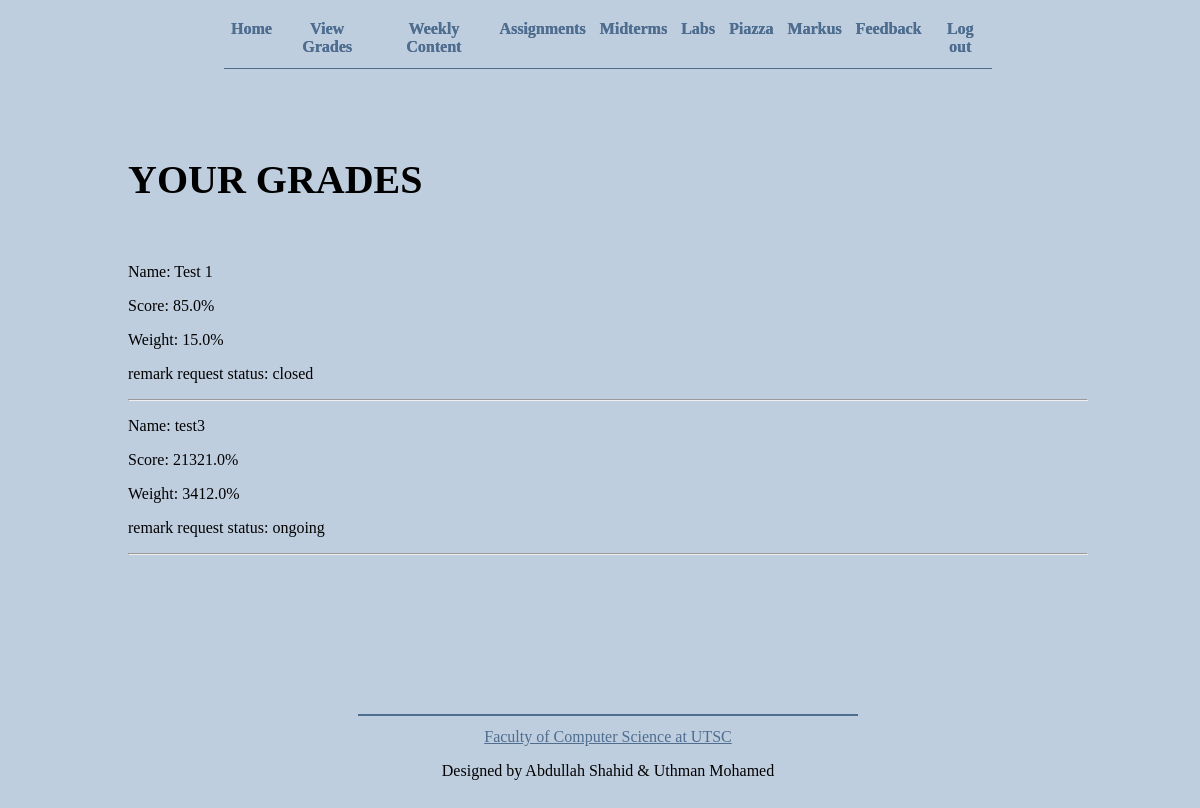
/view/grades (signed in), run on an earlier commit of the app's database.
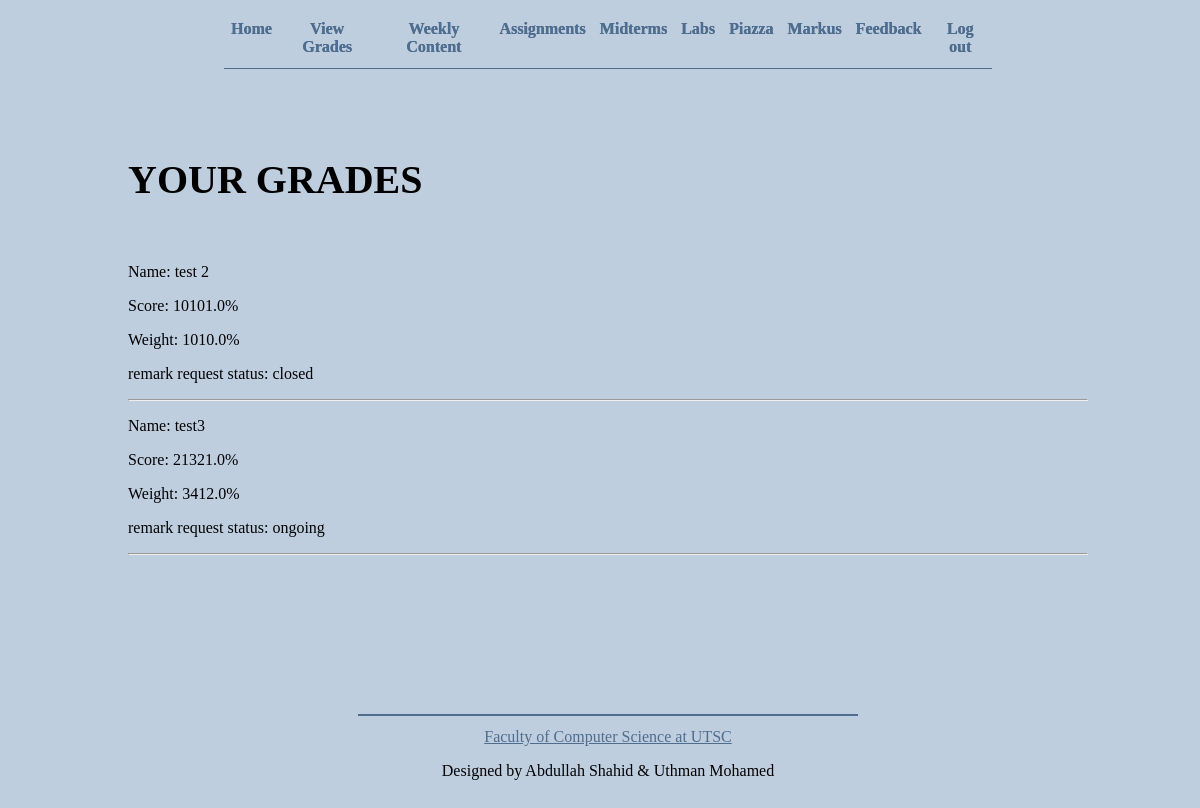
And on a later commit of the database.
### app.py (models this page shows, shortened)
class Grade(db.Model):
    __tablename__ = 'Grade'
    id = db.Column(db.Integer, primary_key = True)
    user_id = db.Column(db.Integer, db.ForeignKey('User.id'), nullable = False)
    ass_name = db.Column(db.String(30), nullable = False)
    score = db.Column(db.Float, nullable = False)
    weight = db.Column(db.Float, nullable = False)

### app.py (the view)
@app.route('/view/grades')
def view_grades():
    if 'username' not in session:
        return redirect(url_for('login'))
    if not session['is_student']:
        return redirect(url_for('root'))
    page_name = 'view_grades'
    grades = get_grades(session['username'])
    requests = []
    for grade in grades:
        remark_request = RemarkRequest.query.filter_by(grade_id = grade.id).first()
        if remark_request is None:
            requests.append("none")
        else:
            if remark_request.closed == 0:
                requests.append("ongoing")
            else:
                requests.append("closed")
    return render_template('view_grades.html', page_name = page_name, grades = grades, requests=requests)

### app.py (called while the page is built)
def get_grades(username):
    user = User.query.filter_by(username = username).first()
    return Grade.query.filter_by(user_id=user.id).all()

### templates/view_grades.html (shortened to what this page needs)
{% extends "template.html" %}
{% block content %}
{% if session.username %}
    <h1>Your grades</h1>
    {% if grades %}
    {% for grade in grades %}
        <div class="row">
            <p>Name: {{grade.ass_name}} </p>
            <p>Score: {{grade.score}}%</p>
            <p>Weight: {{grade.weight}}%</p>
            {% if requests[loop.index0] == 'none' %}
            <p>Submit a remark request:</p>
            <form action="/remark_request/{{grade.id}}" method="post">
                <p>Explain what should be remarked:</p>
                <textarea name="remarkContent" required></textarea>
                <button type="submit">Submit</button>
            </form>
            {% else %}
            <p>remark request status: {{requests[loop.index0]}}</p>
            {%endif%}
        </div>
        <hr>
    {% endfor %}
    {% else %}
    <p>You do not have any grades yet.</p>
    {% endif %}
{%endif%}
{% endblock %}

### templates/template.html (shortened to what this page needs)
<!DOCTYPE html>
<html lang="en">
<head>
    <link rel="stylesheet" href="{{ url_for('static', filename='css/template.css') }}">
    <link rel="stylesheet" href="{{ url_for('static', filename='css/' + page_name + '.css') }}">
</head>
<body>
    <header>
        <nav>
            {% if session.username %}
                <a href="/">Home</a>
                {% if session.is_student %}
                    <a href="/view/grades">View Grades</a>
                {% else %}
                    <a href='/view/students'>Students</a>
                    <a href='/view/remark_requests'>Remark requests</a>
                {% endif %}
                <a href="/weeklyContent">Weekly Content</a>
                <a href="/assignments">Assignments</a>
                <a href="/midterms">Midterms</a>
                <a href="/labs">Labs</a>
                <a href="https://piazza.com/class/kxj5alixpjg4ft" target="_blank">Piazza</a>
                <a href="https://markus.utsc.utoronto.ca/cscb20w22" target="_blank">Markus</a>
                {% if session.is_student %}
                    <a href="/add/feedback">Feedback</a>
                {% else %}
                    <a href="/view/feedback">Feedback</a>
                {% endif %}
                <a href="/logout">Log out</a>
            {% else %}
                <a href="/login">Login</a>
                <a href="/register">register</a>
            {% endif %}
        </nav>
    </header>
    <main>
        {% block content %}
        {% endblock %}
    </main>
    <footer>
        <a href="https://www.utsc.utoronto.ca/cms/faculty-of-computer-science" target="_blank">Faculty of Computer Science at UTSC</a>
        <p>Designed by Abdullah Shahid & Uthman Mohamed</p>
    </footer>
</body>
</html>

### static/css/template.css (style rules this page uses)
* { box-sizing: border-box; }
html, body { height: 100%; width: 100%; font-family: 'Georgia', 'Times New Roman', Times, serif; background-color: rgb(191, 206, 223); }
body { display: flex; flex-direction: column; align-items: center; text-align: center; }
header { padding: 1% 0; border-bottom: 1px solid rgb(78, 109, 143); width: 768px; }
main { width: 100%; padding: 5% 10%; align-self: flex-start; text-align: start; }
footer { border-top: 2px solid rgb(78, 109, 143); width: 500px; margin-top: auto; display: flex; flex-direction: column; justify-content: space-evenly; padding: 1% 0; }
header nav { display: flex; justify-content: space-evenly; }
header nav a { color: rgb(78, 109, 143); padding: 0 7px; text-decoration: unset; font-weight: 600; text-shadow: 0.3px 0.3px rgb(78, 109, 143); }
footer a:visited, footer a:link, main a { color:rgb(78, 109, 143); }

### static/css/view_grades.css (style rules this page uses)
* { box-sizing: border-box; }
html, body { height: 100%; width: 100%; font-family: 'Georgia', 'Times New Roman', Times, serif; background-color: rgb(191, 206, 223); }
body { display: flex; flex-direction: column; align-items: center; text-align: center; }
header { padding: 1% 0; border-bottom: 1px solid rgb(78, 109, 143); width: 768px; }
main { padding: 5% 10%; }
footer { border-top: 2px solid rgb(78, 109, 143); width: 500px; margin-top: auto; display: flex; flex-direction: column; justify-content: space-evenly; padding: 1% 0; }
header nav { display: flex; justify-content: space-evenly; }
h1 { text-transform: uppercase; font-size: 40px; margin-bottom: 60px; }
header nav a { color: rgb(78, 109, 143); padding: 0 7px; text-decoration: unset; font-weight: 600; text-shadow: 0.3px 0.3px rgb(78, 109, 143); }
footer a:visited, footer a:link { color:rgb(78, 109, 143); }

What changed in the data, as far as the page shows it:
changed Grade: ass_name "Test 1" → "test 2"; score "85.0" → "10101.0"; weight "15.0" → "1010.0"
